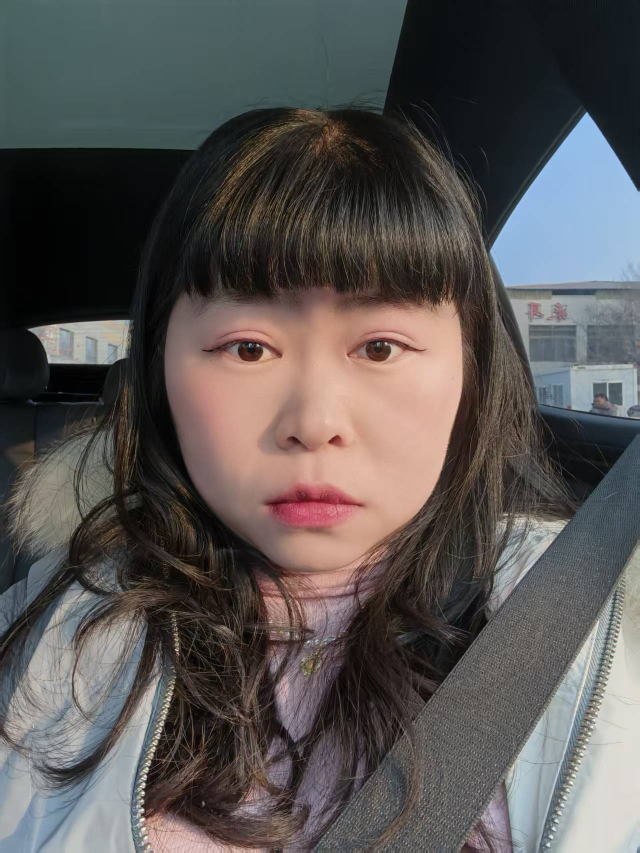
#> input picture 3e7c0babb4a2f3b9f900ab9e3aca835b.jpg, 1279 x 1706 px, found by its file name (shown at 1/2 size)
$ python generate-splash.py
#> lines starting #> are read from the running program, lines starting #| are printed output that depends on the picture
"""Generate Android full-screen splash PNGs from source image.

The source image is composited onto a canvas matching common phone aspect ratios
(9:19.5 portrait, 19.5:9 landscape). The source image is scaled to fit within
the canvas while maintaining its aspect ratio, centered, with background color
filling any extra space — so the splash fills the entire screen seamlessly.

Used as android:windowBackground in a launch theme for true full-screen splash.
"""
import os
from PIL import Image

SOURCE = r"e:\ClaudeProject\JewelryTracker\3e7c0babb4a2f3b9f900ab9e3aca835b.jpg"
RES_DIR = r"e:\ClaudeProject\JewelryTracker\frontend\android\app\src\main\res"
BG_COLOR = (44, 36, 22)  # #2c2416 — dark warm brown

# Target screen aspect ratios (modern phones)
PORTRAIT_ASPECT = 9 / 19.5    # width / height ≈ 0.4615
LANDSCAPE_ASPECT = 19.5 / 9   # width / height ≈ 2.1667

# Android density buckets
DENSITIES = [
    ("mdpi",    1.0),
    ("hdpi",    1.5),
    ("xhdpi",   2.0),
    ("xxhdpi",  3.0),
    ("xxxhdpi", 4.0),
]

# Base portrait width (mdpi). Height is derived from target aspect ratio.
BASE_PORTRAIT_W = 360  # dp


def composite_image(src: Image.Image, canvas_w: int, canvas_h: int) -> Image.Image:
    """Place src centered on a BG_COLOR canvas, scaled to fit while keeping aspect ratio."""
    canvas = Image.new("RGB", (canvas_w, canvas_h), BG_COLOR)

    # Scale source to fit within canvas
    src_aspect = src.width / src.height
    canvas_aspect = canvas_w / canvas_h

    if src_aspect > canvas_aspect:
        # Source is wider — fit by width
        new_w = canvas_w
        new_h = int(canvas_w / src_aspect)
    else:
        # Source is taller — fit by height
        new_h = canvas_h
        new_w = int(canvas_h * src_aspect)

    scaled = src.resize((new_w, new_h), Image.LANCZOS)

    # Center on canvas
    x = (canvas_w - new_w) // 2
    y = (canvas_h - new_h) // 2
    canvas.paste(scaled, (x, y))
    return canvas


def main():
    src = Image.open(SOURCE).convert("RGB")
#> src is the input picture: PIL image 1279x1706 RGB; mean R, G, B 88.8, 84.9, 84
    src_aspect = src.width / src.height
#> src_aspect = 0.75
    print(f"Source: {src.width}x{src.height}, aspect: {src_aspect:.4f}")
#| Source: 1279x1706, aspect: 0.7497
    print(f"Target phone aspect — portrait: {PORTRAIT_ASPECT:.4f}, landscape: {LANDSCAPE_ASPECT:.4f}")

    for suffix, scale in DENSITIES:
        # Portrait — canvas matches phone screen aspect ratio
        pw = int(BASE_PORTRAIT_W * scale)
        ph = int(pw / PORTRAIT_ASPECT)
        port_img = composite_image(src, pw, ph)
        port_dir = os.path.join(RES_DIR, f"drawable-port-{suffix}")
        port_path = os.path.join(port_dir, "splash.png")
        port_img.save(port_path, "PNG")
        print(f"  {port_path} ({pw}x{ph})")

        # Landscape — canvas matches phone screen aspect ratio
        lh = int(BASE_PORTRAIT_W * scale)
        lw = int(lh * LANDSCAPE_ASPECT)
        land_img = composite_image(src, lw, lh)
        land_dir = os.path.join(RES_DIR, f"drawable-land-{suffix}")
        land_path = os.path.join(land_dir, "splash.png")
        land_img.save(land_path, "PNG")
        print(f"  {land_path} ({lw}x{lh})")
#> this loop made 5 passes
#> pass 1, in composite_image, `canvas = Image.new("RGB", (canvas_w, canvas_h), BG_COLOR)`:
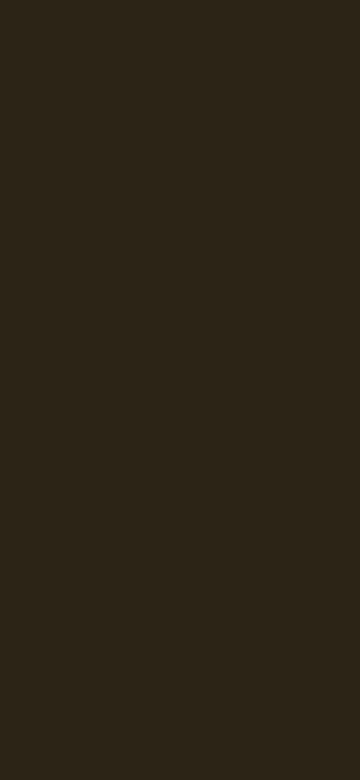
#> canvas: PIL image 360x780 RGB; mean R, G, B 44, 36, 22
#> pass 1, in composite_image, `scaled = src.resize((new_w, new_h), Image.LANCZOS)`:
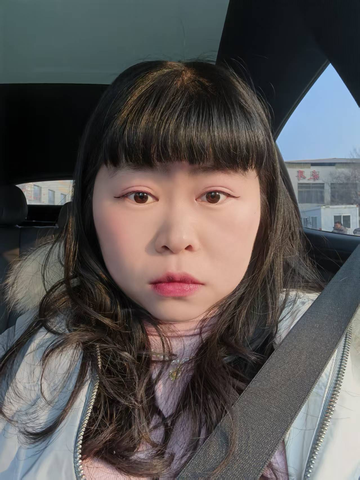
#> scaled: PIL image 360x480 RGB; mean R, G, B 88.8, 84.9, 84
#> pass 1, in main, `port_img = composite_image(src, pw, ph)`:
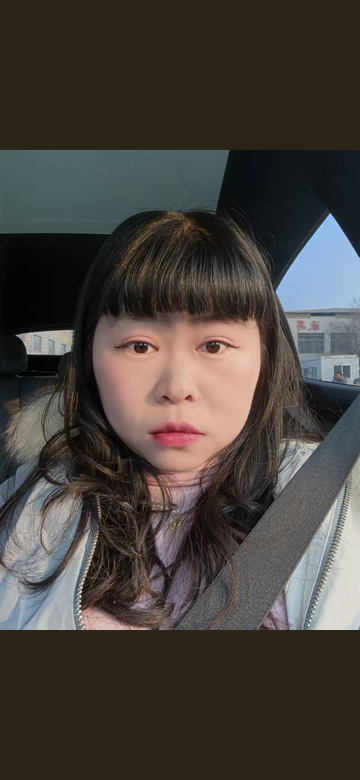
#> port_img: PIL image 360x780 RGB; mean R, G, B 71.6, 66.1, 60.1
#> pass 1, in composite_image (call 2), `canvas = Image.new("RGB", (canvas_w, canvas_h), BG_COLOR)`:
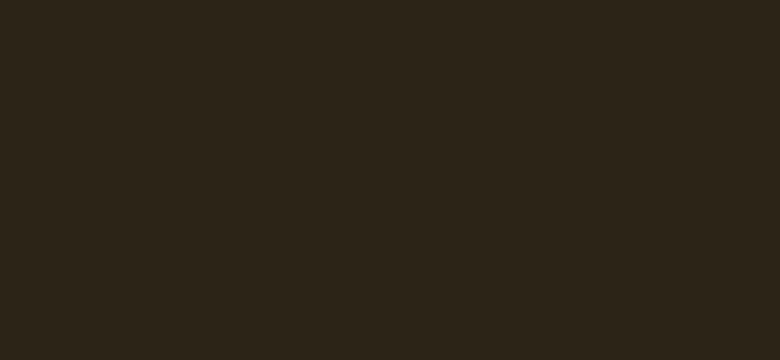
#> canvas: PIL image 780x360 RGB; mean R, G, B 44, 36, 22
#> after the loop:
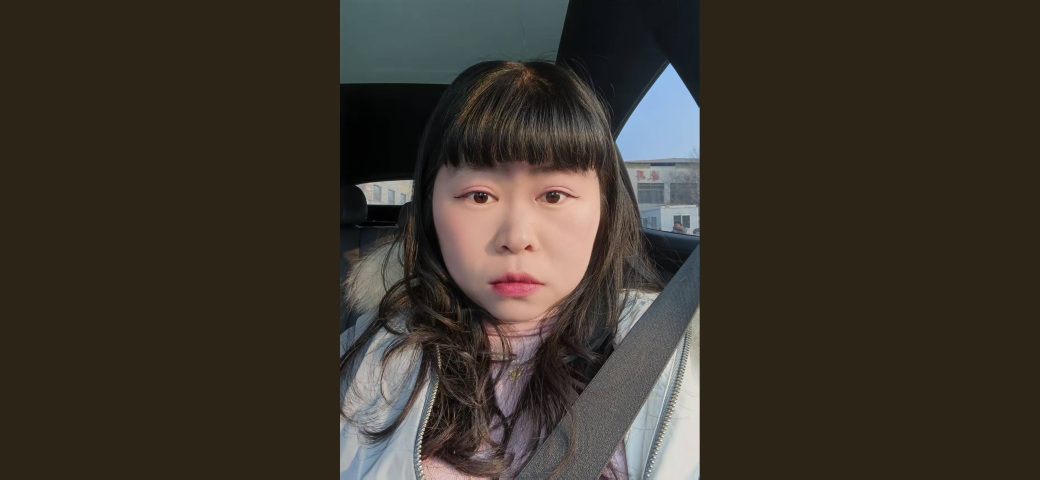
#> land_img: PIL image 3120x1440 RGB (shown at 1/3 size); mean R, G, B 59.5, 52.9, 43.4

    # Default drawable/splash.png (use xxxhdpi portrait)
    default_path = os.path.join(RES_DIR, "drawable", "splash.png")
    xxxhdpi_w = int(BASE_PORTRAIT_W * 4)
    xxxhdpi_h = int(xxxhdpi_w / PORTRAIT_ASPECT)
    default_img = composite_image(src, xxxhdpi_w, xxxhdpi_h)
    default_img.save(default_path, "PNG")
    print(f"  {default_path} ({xxxhdpi_w}x{xxxhdpi_h})")
#|   e:\ClaudeProject\JewelryTracker\frontend\android\app\src\main\res/drawable/splash.png (1440x3120)

    print("\nDone! All splash.png files generated (phone aspect ratio, full-screen).")


if __name__ == "__main__":
    main()

$ run again, with database/seed-images/categories/发圈.jpg copied over 3e7c0babb4a2f3b9f900ab9e3aca835b.jpg
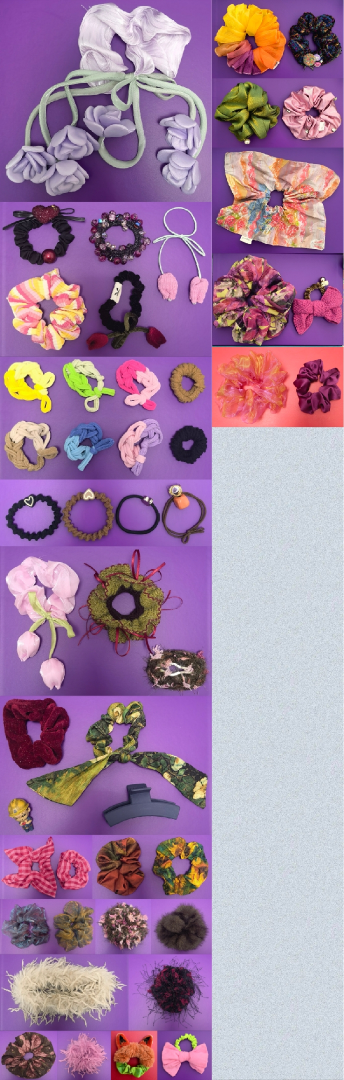
#> input picture database/seed-images/categories/发圈.jpg, 688 x 2160 px, found by its file name (shown at 1/2 size)
#> in main, src is the input picture: PIL image 688x2160 RGB; mean R, G, B 161.9, 128.6, 160.7
#| Source: 688x2160, aspect: 0.3185
#> the loop in main, `for suffix, scale in DENSITIES:` made 5 passes
#> pass 1, in main, `port_img = composite_image(src, pw, ph)`:
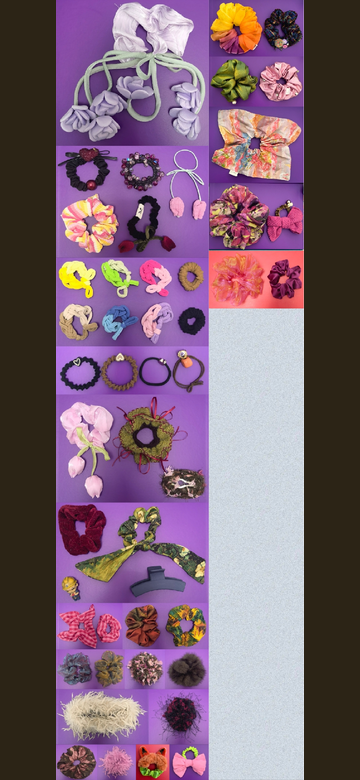
#> port_img: PIL image 360x780 RGB; mean R, G, B 125.2, 99.8, 117.5
#> after the loop in main, `for suffix, scale in DENSITIES:`:
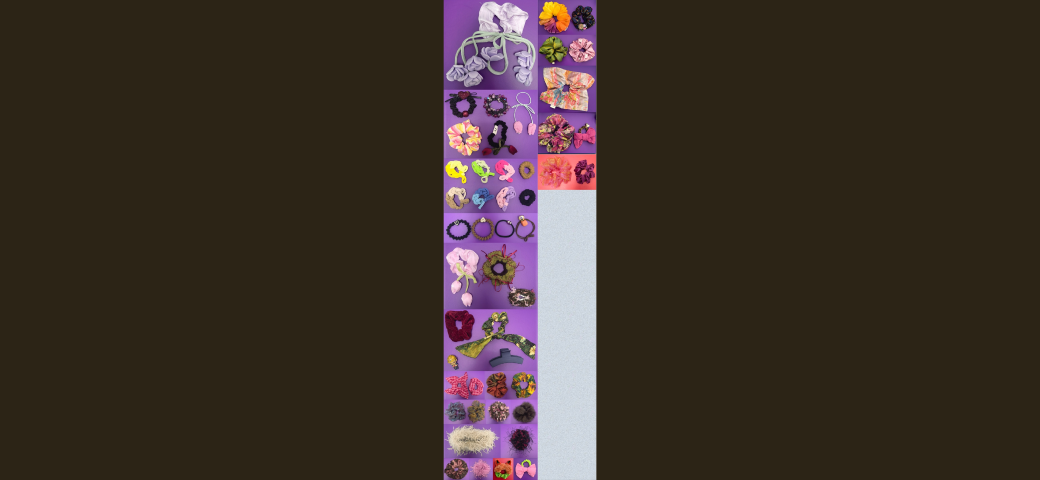
#> land_img: PIL image 3120x1440 RGB (shown at 1/3 size); mean R, G, B 61.3, 49.6, 42.4
#|   e:\ClaudeProject\JewelryTracker\frontend\android\app\src\main\res/drawable/splash.png (1440x3120)

$ run again, with database/seed-images/categories/戒指.jpg copied over 3e7c0babb4a2f3b9f900ab9e3aca835b.jpg
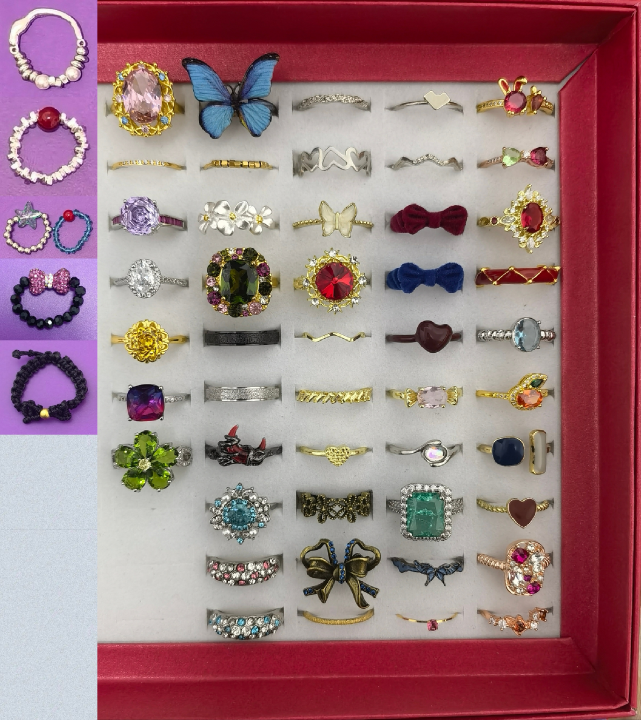
#> input picture database/seed-images/categories/戒指.jpg, 1921 x 2160 px, found by its file name (shown at 1/3 size)
#> in main, src is the input picture: PIL image 1921x2160 RGB; mean R, G, B 157.9, 121.5, 126.9
#| Source: 1921x2160, aspect: 0.8894
#> the loop in main, `for suffix, scale in DENSITIES:` made 5 passes
#> pass 1, in main, `port_img = composite_image(src, pw, ph)`:
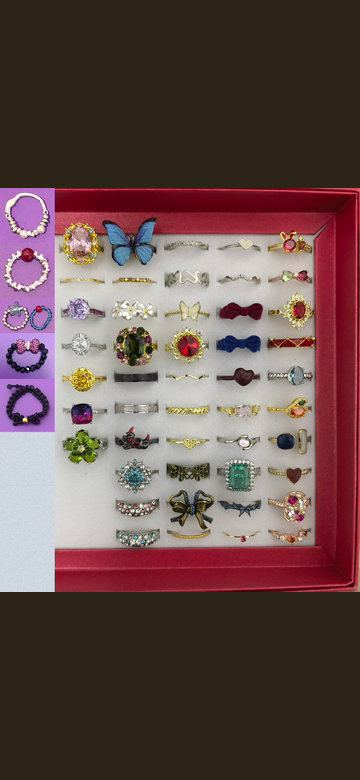
#> port_img: PIL image 360x780 RGB; mean R, G, B 103, 80.3, 76.3
#> after the loop in main, `for suffix, scale in DENSITIES:`:
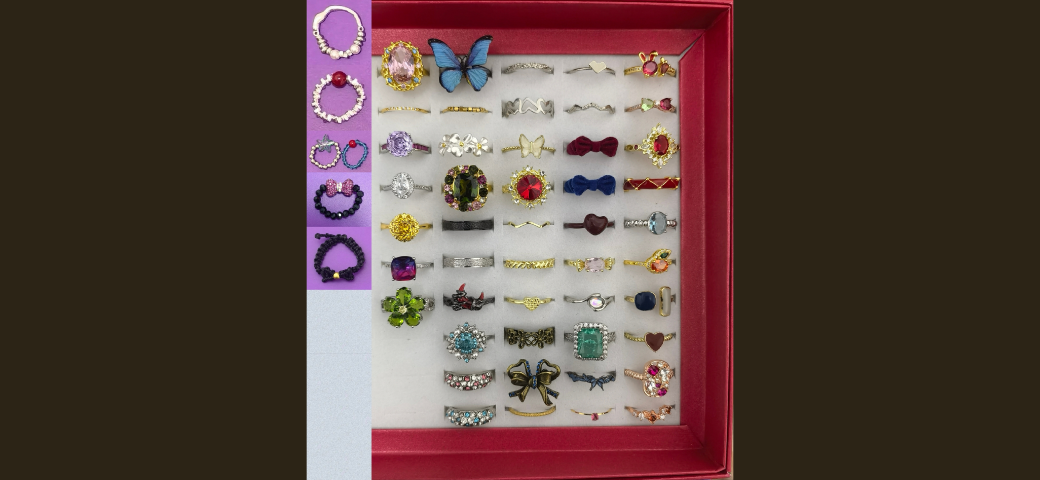
#> land_img: PIL image 3120x1440 RGB (shown at 1/3 size); mean R, G, B 90.7, 71.1, 65
#|   e:\ClaudeProject\JewelryTracker\frontend\android\app\src\main\res/drawable/splash.png (1440x3120)
